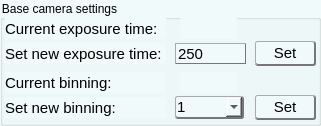
   <widget class="QGroupBox" name="groupBox">
    <property name="geometry">
     <rect>
      <x>10</x>
      <y>10</y>
      <width>321</width>
      <height>126</height>
     </rect>
    </property>
    <property name="styleSheet">
     <string notr="true">background-color: rgb(240, 250, 250);</string>
    </property>
    <property name="title">
     <string>Base camera settings</string>
    </property>
    <widget class="QComboBox" name="combo_Binning">
     <property name="geometry">
      <rect>
       <x>175</x>
       <y>96</y>
       <width>69</width>
       <height>23</height>
      </rect>
     </property>
     <property name="font">
      <font>
       <family>Arial</family>
       <pointsize>11</pointsize>
      </font>
     </property>
     <property name="styleSheet">
      <string notr="true">border: solid;

border-bottom-color: #777777;
border-bottom-width: 2px;

border-right-color:#777777;
border-right-width: 2px;

border-top-color:#AAAAAA;
border-top-width: 1px;

border-left-color:#AAAAAA;
border-left-width: 1px;

border-radius: 3px;
padding: 1px;
 background: qlineargradient(x1: 0, y1: 0, x2: 0, y2: 1,
                                 stop: 0 #fafafa, stop: 0.4 #f4f4f4,
                                 stop: 0.5 #e7e7e7, stop: 1.0 #fafafa);</string>
     </property>
     <item>
      <property name="text">
       <string>1</string>
      </property>
     </item>
     <item>
      <property name="text">
       <string>2</string>
      </property>
     </item>
     <item>
      <property name="text">
       <string>4</string>
      </property>
     </item>
    </widget>
    <widget class="QLabel" name="label_setbinning">
     <property name="geometry">
      <rect>
       <x>5</x>
       <y>97</y>
       <width>161</width>
       <height>21</height>
      </rect>
     </property>
     <property name="font">
      <font>
       <family>Arial</family>
       <pointsize>11</pointsize>
      </font>
     </property>
     <property name="text">
      <string>Set new binning:</string>
     </property>
    </widget>
    <widget class="QLabel" name="label_currentexptime">
     <property name="geometry">
      <rect>
       <x>180</x>
       <y>18</y>
       <width>57</width>
       <height>21</height>
      </rect>
     </property>
     <property name="font">
      <font>
       <family>Arial</family>
       <pointsize>11</pointsize>
      </font>
     </property>
     <property name="text">
      <string/>
     </property>
    </widget>
    <widget class="QPushButton" name="but_SetExptime">
     <property name="geometry">
      <rect>
       <x>255</x>
       <y>41</y>
       <width>61</width>
       <height>25</height>
      </rect>
     </property>
     <property name="font">
      <font>
       <family>Arial</family>
       <pointsize>11</pointsize>
      </font>
     </property>
     <property name="styleSheet">
      <string notr="true">border: solid;

border-bottom-color: #777777;
border-bottom-width: 2px;

border-right-color:#777777;
border-right-width: 2px;

border-top-color:#AAAAAA;
border-top-width: 1px;

border-left-color:#AAAAAA;
border-left-width: 1px;

border-radius: 3px;
padding: 1px;
 background: qlineargradient(x1: 0, y1: 0, x2: 0, y2: 1,
                                 stop: 0 #fafafa, stop: 0.4 #f4f4f4,
                                 stop: 0.5 #e7e7e7, stop: 1.0 #fafafa);</string>
     </property>
     <property name="text">
      <string>Set</string>
     </property>
    </widget>
    <widget class="QLabel" name="label_currentbinningstatus">
     <property name="geometry">
      <rect>
       <x>5</x>
       <y>72</y>
       <width>161</width>
       <height>21</height>
      </rect>
     </property>
     <property name="font">
      <font>
       <family>Arial</family>
       <pointsize>11</pointsize>
      </font>
     </property>
     <property name="text">
      <string>Current binning:</string>
     </property>
    </widget>
    <widget class="QLabel" name="label_exptimestatus">
     <property name="geometry">
      <rect>
       <x>5</x>
       <y>18</y>
       <width>161</width>
       <height>21</height>
      </rect>
     </property>
     <property name="font">
      <font>
       <family>Arial</family>
       <pointsize>11</pointsize>
      </font>
     </property>
     <property name="text">
      <string>Current exposure time:</string>
     </property>
    </widget>
    <widget class="QLineEdit" name="io_exptime">
     <property name="geometry">
      <rect>
       <x>175</x>
       <y>43</y>
       <width>71</width>
       <height>21</height>
      </rect>
     </property>
     <property name="sizePolicy">
      <sizepolicy hsizetype="Fixed" vsizetype="Fixed">
       <horstretch>0</horstretch>
       <verstretch>0</verstretch>
      </sizepolicy>
     </property>
     <property name="font">
      <font>
       <family>Arial</family>
       <pointsize>11</pointsize>
      </font>
     </property>
     <property name="styleSheet">
      <string notr="true">border: solid;

border-bottom-color: #777777;
border-bottom-width: 1px;

border-right-color:#777777;
border-right-width: 1px;

border-top-color:#AAAAAA;
border-top-width: 1px;

border-left-color:#AAAAAA;
border-left-width: 1px;

 background: qlineargradient(x1: 0, y1: 0, x2: 0, y2: 1,
                                 stop: 0 #fafafa, stop: 0.4 #f4f4f4,
                                 stop: 0.5 #e7e7e7, stop: 1.0 #fafafa);</string>
     </property>
     <property name="text">
      <string>250</string>
     </property>
    </widget>
    <widget class="QLabel" name="label_setexptime">
     <property name="geometry">
      <rect>
       <x>5</x>
       <y>43</y>
       <width>161</width>
       <height>21</height>
      </rect>
     </property>
     <property name="font">
      <font>
       <family>Arial</family>
       <pointsize>11</pointsize>
      </font>
     </property>
     <property name="text">
      <string>Set new exposure time:</string>
     </property>
    </widget>
    <widget class="QLabel" name="label_currentbinning">
     <property name="geometry">
      <rect>
       <x>180</x>
       <y>72</y>
       <width>57</width>
       <height>21</height>
      </rect>
     </property>
     <property name="font">
      <font>
       <family>Arial</family>
       <pointsize>11</pointsize>
      </font>
     </property>
     <property name="text">
      <string/>
     </property>
    </widget>
    <widget class="QPushButton" name="but_SetBinning">
     <property name="geometry">
      <rect>
       <x>255</x>
       <y>95</y>
       <width>61</width>
       <height>25</height>
      </rect>
     </property>
     <property name="font">
      <font>
       <family>Arial</family>
       <pointsize>11</pointsize>
      </font>
     </property>
     <property name="styleSheet">
      <string notr="true">border: solid;

border-bottom-color: #777777;
border-bottom-width: 2px;

border-right-color:#777777;
border-right-width: 2px;

border-top-color:#AAAAAA;
border-top-width: 1px;

border-left-color:#AAAAAA;
border-left-width: 1px;

border-radius: 3px;
padding: 1px;
 background: qlineargradient(x1: 0, y1: 0, x2: 0, y2: 1,
                                 stop: 0 #fafafa, stop: 0.4 #f4f4f4,
                                 stop: 0.5 #e7e7e7, stop: 1.0 #fafafa);</string>
     </property>
     <property name="text">
      <string>Set</string>
     </property>
    </widget>
   </widget>
